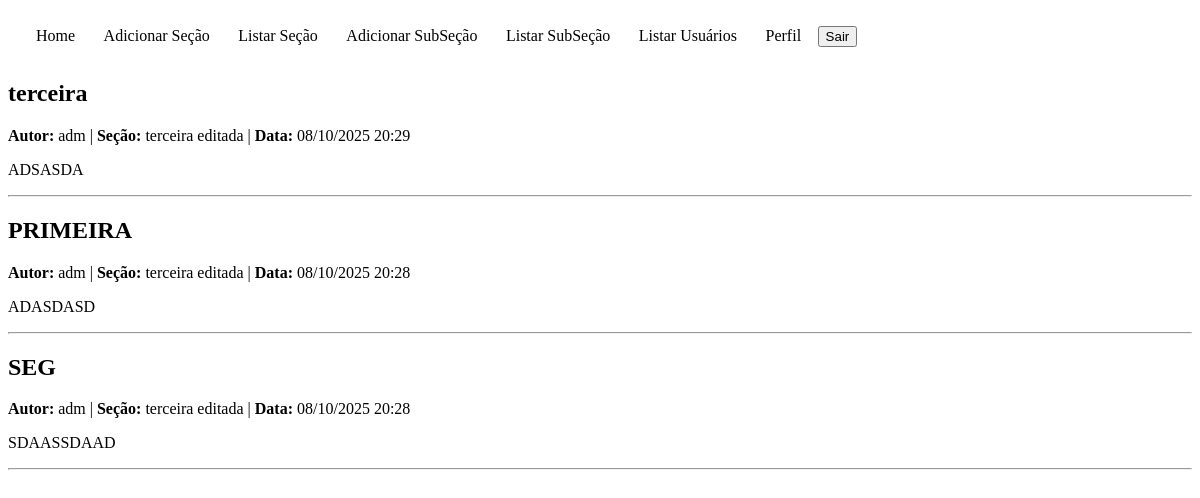
Screenshot of /View/SecaoListarPor.php?secao_id=59 (signed in) with the database file from the repository.
### tables this page shows
CREATE TABLE `subsecoes` (
  `id` int(11) NOT NULL,
  `titulo` varchar(255) NOT NULL,
  `conteudo` text NOT NULL,
  `id_autor` int(11) NOT NULL,
  `id_secao` int(11) NOT NULL,
  `data_publicacao` timestamp NOT NULL DEFAULT current_timestamp(),
  `data_atualizacao` timestamp NOT NULL DEFAULT current_timestamp() ON UPDATE current_timestamp(),
  `ordem` int(11) DEFAULT 0
);

CREATE TABLE `usuarios` (
  `id` int(11) NOT NULL,
  `nome_usuario` varchar(255) NOT NULL,
  `email` varchar(255) NOT NULL,
  `tipo` varchar(50) NOT NULL,
  `sessaoID` varchar(255) DEFAULT NULL,
  `senha` varchar(255) NOT NULL,
  `codigo_recuperacao` varchar(10) DEFAULT NULL,
  `codigo_expiracao` datetime DEFAULT NULL
);

CREATE TABLE `secoes` (
  `id` int(11) NOT NULL,
  `nome` varchar(255) NOT NULL,
  `descricao` text DEFAULT NULL,
  `ordem` int(11) NOT NULL DEFAULT 0
);

### Conexao/ConexaoConfig.php (called while the page is built, shortened)
<?php
class ConexaoConfig {
	private $sgbd;
	private $host;
	private $bd;
	private $usuario;
	private $senha;
	public function __construct(){
		$iniFile = parse_ini_file(__DIR__ . "/config.ini");
		$this->sgbd = $iniFile["sgbd"];
		$this->host = $iniFile["host"];
		$this->bd = $iniFile["bd"];
		$this->usuario = $iniFile["usuario"];
		$this->senha = $iniFile["senha"];
	}
	public function getSgbd() {
		return $this->sgbd;
	}
	public function getHost() {
		return $this->host;
	}
	public function getBd() {
		return $this->bd;
	}
	public function getUsuario() {
		return $this->usuario;
	}
	public function getSenha() {
		return $this->senha;
	}
}

### Conexao/Conexao.php (called while the page is built, shortened)
<?php
include_once 'ConexaoConfig.php';
class Conexao {
    private static $conexao;
    public static function getConexao() {
    	$config = new ConexaoConfig();
    	if (!isset(self::$conexao)) {
    		self::$conexao = new PDO($config->getSgbd().":host=".$config->getHost()."; dbname=".$config->getBd().";", $config->getUsuario(), $config->getSenha());
    		self::$conexao->setAttribute(PDO::ATTR_ERRMODE, PDO::ERRMODE_EXCEPTION);
    	}
    	return self::$conexao;
    }
}
?>

### Controller/SubSecaoDAO.php (called while the page is built, shortened)
<?php
include_once __DIR__ . '/../Conexao/Conexao.php';
class SubSecaoDAO
{
    private $conexao;
    public function __construct()
    {
        $this->conexao = Conexao::getConexao();
    }
    public function buscarPorSecao($id_secao)
{
    $stmt = $this->conexao->prepare('
        SELECT
            s.*,
            u.nome_usuario AS autor,
            sec.nome AS secao
        FROM subsecoes s
        INNER JOIN usuarios u ON s.id_autor = u.id
        INNER JOIN secoes sec ON s.id_secao = sec.id
        WHERE s.id_secao = :id_secao
        ORDER BY s.ordem ASC
    ');
    $stmt->bindValue(':id_secao', $id_secao, PDO::PARAM_INT);
    $stmt->execute();
    return $stmt->fetchAll(PDO::FETCH_ASSOC);
}
}

### View/SecaoListarPor.php (the view, shortened to what this page needs)
<?php
include_once __DIR__ . '/../Controller/SubSecaoDAO.php';
$secao_id = isset($_GET['secao_id']) && is_numeric($_GET['secao_id']) ? (int) $_GET['secao_id'] : null;
$subSecaoDAO = new SubSecaoDAO();
$subsecoes = $subSecaoDAO->buscarPorSecao($secao_id);
$secaoDAO = new SecaoDAO();
$secao = $secaoDAO->buscarPorId($secao_id);
?>
<!DOCTYPE html>
<html lang="pt-BR">
<head>
</head>
<body>
<?php include 'header.php'; ?>
<div>
    <h1>SubSeções da Seção: <?= htmlspecialchars($secao['nome'] ?? '') ?></h1>
    <?php if (!empty($subsecoes)): ?>
        <?php foreach ($subsecoes as $subSecao): ?>
            <article>
                <h2><?= htmlspecialchars($subSecao['titulo']) ?></h2>
                <p>
                    <strong>Autor:</strong> <?= htmlspecialchars($subSecao['autor']) ?> |
                    <strong>Seção:</strong> <?= htmlspecialchars($subSecao['secao']) ?> |
                    <strong>Data:</strong> <?= date('d/m/Y H:i', strtotime($subSecao['data_publicacao'])) ?>
                </p>
                <p><?= nl2br(htmlspecialchars($subSecao['conteudo'])) ?></p>
            </article>
            <hr>
        <?php endforeach; ?>
    <?php else: ?>
        <p>Nenhuma SubSeção encontrada.</p>
    <?php endif; ?>
</div>
</body>
</html>

### rows the page displays
subsecoes: titulo "terceira", id_autor.nome_usuario "adm", id_secao.nome "terceira editada", data_publicacao "08/10/2025 20:29", conteudo "ADSASDA"
subsecoes: titulo "PRIMEIRA", id_autor.nome_usuario "adm", id_secao.nome "terceira editada", data_publicacao "08/10/2025 20:28", conteudo "ADASDASD"
subsecoes: titulo "SEG", id_autor.nome_usuario "adm", id_secao.nome "terceira editada", data_publicacao "08/10/2025 20:28", conteudo "SDAASSDAAD"
